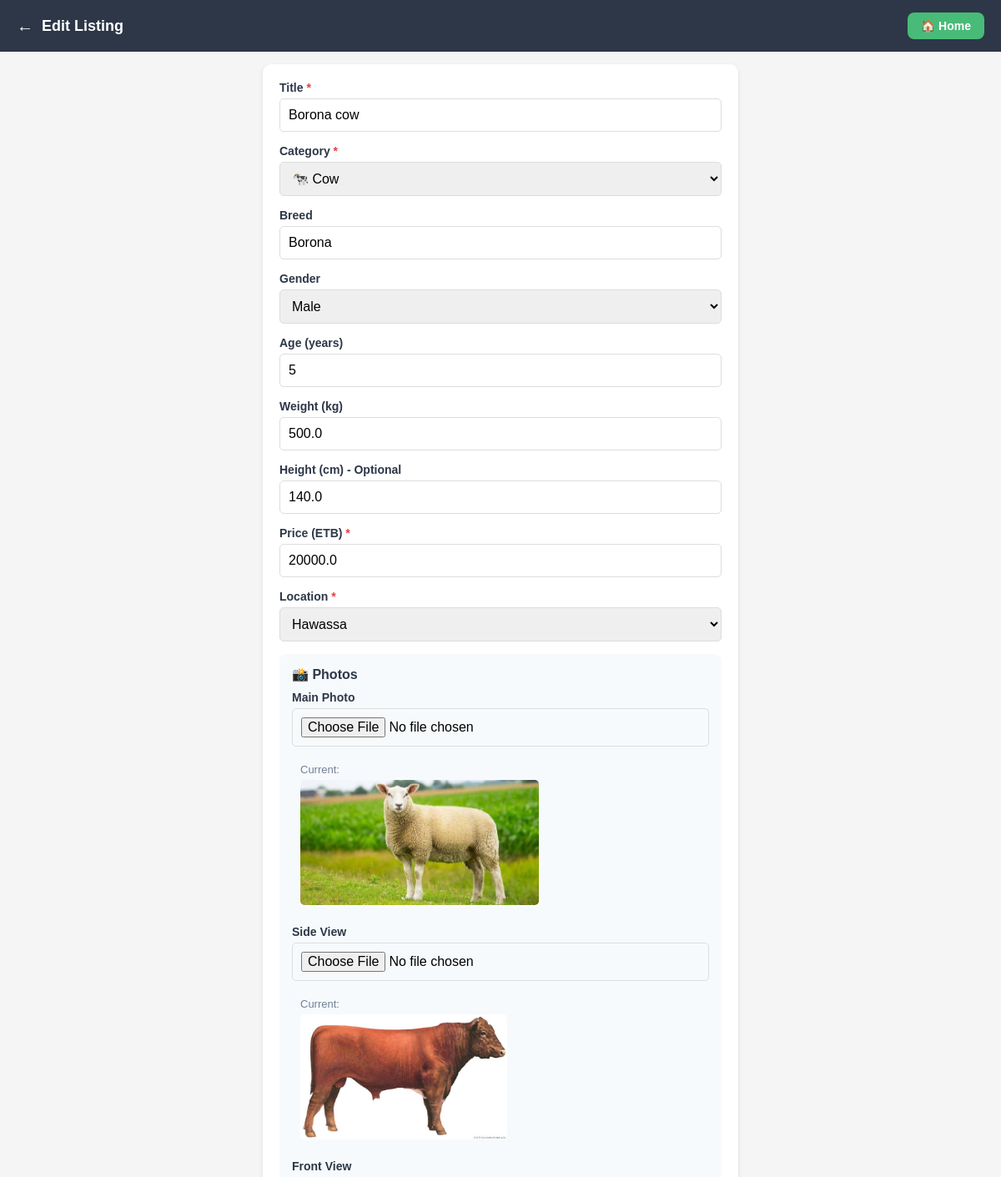
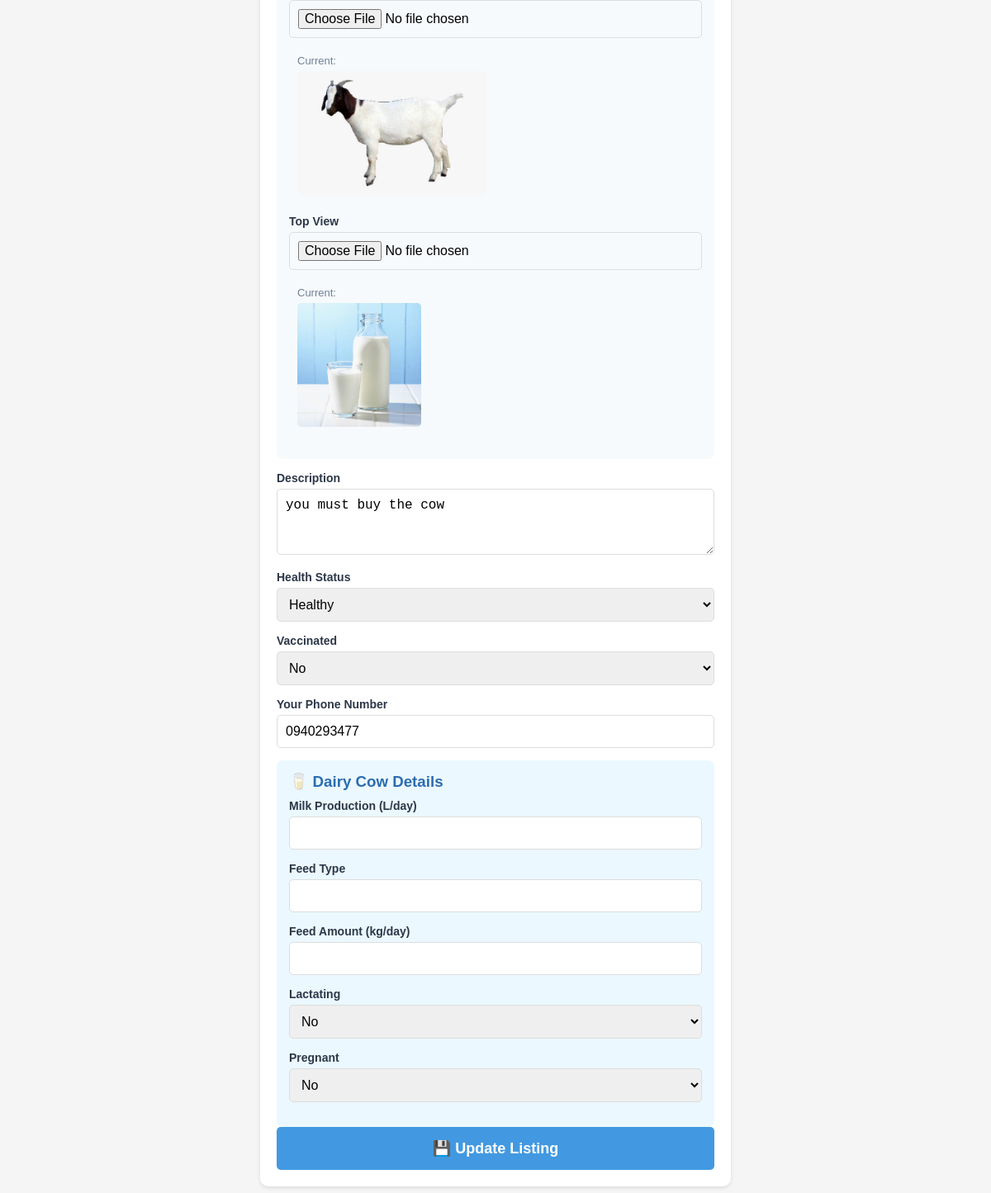
Page /admin/edit/1 (signed in) on the committed database (2 pictures, top to bottom).
### app.py (models this page shows)
class Listing(db.Model):
    id = db.Column(db.Integer, primary_key=True)
    title = db.Column(db.String(200), nullable=False)
    category = db.Column(db.String(50), nullable=False)  # cow, ox, goat, sheep, dairy
    breed = db.Column(db.String(100))
    gender = db.Column(db.String(20))
    age = db.Column(db.Integer)  # in years
    weight = db.Column(db.Float)  # in kg
    height = db.Column(db.Float)  # in cm (optional)
    price = db.Column(db.Float, nullable=False)  # in ETB
    description = db.Column(db.Text)
    location = db.Column(db.String(100), nullable=False)
    health_status = db.Column(db.String(20), default='Healthy')
    vaccinated = db.Column(db.String(10), default='No')
    photo = db.Column(db.String(200))          # Main photo
    photo_side = db.Column(db.String(200))     # Side view
    photo_front = db.Column(db.String(200))    # Front view
    photo_top = db.Column(db.String(200))      # Top view
    milk_production = db.Column(db.Float)      # L/day (dairy cows)
    feed_type = db.Column(db.String(100))
    feed_amount = db.Column(db.Float)          # kg/day
    lactating = db.Column(db.String(10))
    pregnant = db.Column(db.String(10))
    phone_number = db.Column(db.String(20), default='0940293477')
    created_at = db.Column(db.DateTime, default=datetime.utcnow)

### app.py (the view, shortened to what this page needs)
@app.route('/admin/edit/<int:id>', methods=['GET', 'POST'])
@login_required
def edit_listing(id):
    listing = Listing.query.get_or_404(id)
    return render_template('edit_listing.html', listing=listing)

### app.py (called while the page is built)
@login_manager.user_loader
def load_user(user_id):
    return User.query.get(int(user_id))

### templates/edit_listing.html (shortened to what this page needs)
<!DOCTYPE html>
<html lang="en">
<head>
</head>
<body>
    <div class="header">
        <div class="header-left">
            <a href="/admin/dashboard" class="back-link">←</a>
            <h1>Edit Listing</h1>
        </div>
        <a href="/" class="home-btn">🏠 Home</a>
    </div>
    <div class="container">
        <div class="form-card">
            <form method="POST" enctype="multipart/form-data">
                <div class="form-group">
                    <label>Title <span class="required">*</span></label>
                    <input type="text" name="title" value="{{ listing.title }}" required>
                </div>
                <div class="form-group">
                    <label>Category <span class="required">*</span></label>
                    <select name="category" id="category" required onchange="toggleDairyFields()">
                        <option value="cow" {% if listing.category == 'cow' %}selected{% endif %}>🐄 Cow</option>
                    </select>
                </div>
                <div class="form-group">
                    <label>Breed</label>
                    <input type="text" name="breed" value="{{ listing.breed or '' }}">
                </div>
                <div class="form-group">
                    <label>Gender</label>
                    <select name="gender">
                        <option value="Male" {% if listing.gender == 'Male' %}selected{% endif %}>Male</option>
                    </select>
                </div>
                <div class="form-group">
                    <label>Age (years)</label>
                    <input type="number" name="age" step="0.5" value="{{ listing.age or '' }}">
                </div>
                <div class="form-group">
                    <label>Weight (kg)</label>
                    <input type="number" name="weight" step="0.1" value="{{ listing.weight or '' }}">
                </div>
                <div class="form-group">
                    <label>Height (cm) - Optional</label>
                    <input type="number" name="height" step="0.1" value="{{ listing.height or '' }}">
                </div>
                <div class="form-group">
                    <label>Price (ETB) <span class="required">*</span></label>
                    <input type="number" name="price" step="0.01" value="{{ listing.price }}" required>
                </div>
                <div class="form-group">
                    <label>Location <span class="required">*</span></label>
                    <select name="location" required>
                        <option value="Hawassa" {% if listing.location == 'Hawassa' %}selected{% endif %}>Hawassa</option>
                    </select>
                </div>
                <div class="photo-section">
                    <h4>📸 Photos</h4>
                    <div class="form-group">
                        <label>Main Photo</label>
                        <input type="file" name="photo" accept="image/*">
                        {% if listing.photo %}<div class="current-photo"><p style="font-size:13px;color:#718096;margin-bottom:5px;">Current:</p><img src="{{ url_for('static', filename='uploads/' + listing.photo) }}" alt="Main"></div>{% endif %}
                    </div>
                    <div class="form-group">
                        <label>Side View</label>
                        <input type="file" name="photo_side" accept="image/*">
                        {% if listing.photo_side %}<div class="current-photo"><p style="font-size:13px;color:#718096;margin-bottom:5px;">Current:</p><img src="{{ url_for('static', filename='uploads/' + listing.photo_side) }}" alt="Side"></div>{% endif %}
                    </div>
                    <div class="form-group">
                        <label>Front View</label>
                        <input type="file" name="photo_front" accept="image/*">
                        {% if listing.photo_front %}<div class="current-photo"><p style="font-size:13px;color:#718096;margin-bottom:5px;">Current:</p><img src="{{ url_for('static', filename='uploads/' + listing.photo_front) }}" alt="Front"></div>{% endif %}
                    </div>
                    <div class="form-group">
                        <label>Top View</label>
                        <input type="file" name="photo_top" accept="image/*">
                        {% if listing.photo_top %}<div class="current-photo"><p style="font-size:13px;color:#718096;margin-bottom:5px;">Current:</p><img src="{{ url_for('static', filename='uploads/' + listing.photo_top) }}" alt="Top"></div>{% endif %}
                    </div>
                </div>
                <div class="form-group">
                    <label>Description</label>
                    <textarea name="description">{{ listing.description or '' }}</textarea>
                </div>
                <div class="form-group">
                    <label>Health Status</label>
                    <select name="health_status">
                        <option value="Healthy" {% if listing.health_status == 'Healthy' %}selected{% endif %}>Healthy</option>
                    </select>
                </div>
                <div class="form-group">
                    <label>Vaccinated</label>
                    <select name="vaccinated">
                        <option value="No" {% if listing.vaccinated == 'No' %}selected{% endif %}>No</option>
                    </select>
                </div>
                <div class="form-group">
                    <label>Your Phone Number</label>
                    <input type="text" name="phone_number" value="{{ listing.phone_number or '0940293477' }}">
                </div>
                <div id="dairy-fields" class="dairy-fields {% if listing.category == 'cow' %}show{% endif %}">
                    <h3 style="color:#2b6cb0;margin-bottom:10px;">🥛 Dairy Cow Details</h3>
                    <div class="form-group">
                        <label>Milk Production (L/day)</label>
                        <input type="number" name="milk_production" step="0.1" value="{{ listing.milk_production or '' }}">
                    </div>
                    <div class="form-group">
                        <label>Feed Type</label>
                        <input type="text" name="feed_type" value="{{ listing.feed_type or '' }}">
                    </div>
                    <div class="form-group">
                        <label>Feed Amount (kg/day)</label>
                        <input type="number" name="feed_amount" step="0.1" value="{{ listing.feed_amount or '' }}">
                    </div>
                    <div class="form-group">
                        <label>Lactating</label>
                        <select name="lactating">
                            <option value="No" {% if listing.lactating == 'No' %}selected{% endif %}>No</option>
                        </select>
                    </div>
                    <div class="form-group">
                        <label>Pregnant</label>
                        <select name="pregnant">
                            <option value="No" {% if listing.pregnant == 'No' %}selected{% endif %}>No</option>
                        </select>
                    </div>
                </div>
                <button type="submit" class="submit-btn">💾 Update Listing</button>
            </form>
        </div>
    </div>
</body>
</html>

### templates/edit_listing.html (style rules this page uses)
* { margin:0; padding:0; box-sizing:border-box; }
body { font-family:Arial,sans-serif; background:#f5f5f5; padding-bottom:60px; }
.header { background:#2d3748; color:white; padding:15px 20px; display:flex; justify-content:space-between; align-items:center; position:sticky; top:0; z-index:100; }
.header a { color:white; text-decoration:none; }
.header h1 { font-size:18px; }
.container { max-width:600px; margin:0 auto; padding:15px; }
.form-card { background:white; border-radius:10px; padding:20px; box-shadow:0 2px 5px rgba(0,0,0,0.1); }
.form-group { margin-bottom:15px; }
.form-group label { display:block; font-weight:bold; color:#2d3748; margin-bottom:5px; font-size:14px; }
.form-group input, .form-group select, .form-group textarea { width:100%; padding:10px; border:1px solid #ddd; border-radius:5px; font-size:16px; }
.form-group textarea { min-height:80px; resize:vertical; }
.submit-btn { width:100%; padding:15px; background:#4299e1; color:white; border:none; border-radius:5px; font-size:18px; font-weight:bold; cursor:pointer; }
.dairy-fields { background:#ebf8ff; padding:15px; border-radius:8px; margin-top:10px; display:none; }
.dairy-fields.show { display:block; }
.current-photo { margin:10px 0; padding:10px; background:#f7fafc; border-radius:5px; }
.current-photo img { max-width:100%; max-height:150px; border-radius:5px; }
.required { color:#e53e3e; }
.photo-section { background:#f7fafc; padding:15px; border-radius:8px; margin-bottom:15px; }
.photo-section h4 { color:#2d3748; margin-bottom:10px; font-size:16px; }
.photo-section .form-group { margin-bottom:10px; }
.photo-section .form-group:last-child { margin-bottom:0; }
.home-btn { background:#48bb78; color:white; padding:8px 16px; border-radius:8px; text-decoration:none; font-weight:bold; font-size:14px; }
.back-link { color:white; text-decoration:none; font-size:20px; margin-right:10px; }
.header-left { display:flex; align-items:center; }

### rows in the picture
Listing: title "Borona cow", category "🐄 Cow", breed "Borona", gender "Male", age "5", weight "500.0", height "140.0", price "20000.0", location "Hawassa", photo (picture), photo_side (picture), photo_front (picture), photo_top (picture), description "you must buy the cow", health_status "Healthy", vaccinated "No", phone_number "0940293477", lactating "No", pregnant "No"
